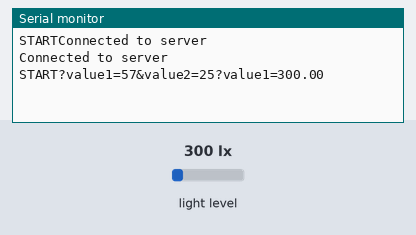
Simulated run of this sketch. Board: Arduino MKR. On the bench: the last lines printed to the serial monitor. The test bench sets the inputs (shaded band); at power-on: light level 300 lx. WiFi joins after 1.5 s; servers stay silent unless stated; web services answer with replies made up by the test bench.

Above: at 2.9 s.
3.0 s: light level set to 466 lx
At 5.9 s:
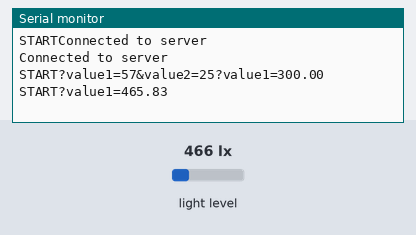
9.2 s: light level set to 522 lx
At 11.9 s:
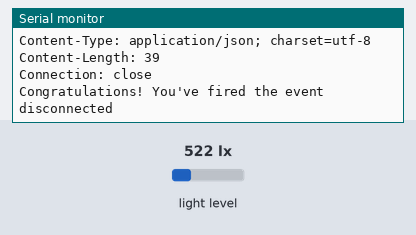

The sketch:

Task_3.2C.ino
```cpp
#include <WiFiNINA.h>

#include <BH1750.h>
#include <Wire.h>


char yourhotspot[] = "Aryan";
char passkey[] = "123456789";

WiFiClient purchaser;
BH1750 photoread;

char   organizer[] = "maker.ifttt.com";
String route  = "/trigger/lightsensor/with/key/giaxwJZI9ala1sWuIBEs4kg0BueWF_NRMOCaOK1PTyw";
String queryString = "?value1=57&value2=25";

void setup() {

  Serial.begin(9600);
  Serial.print("START");
  while (!Serial);


     WiFi.begin(yourhotspot, passkey);
     Wire.begin();
while(true)
  {
  if (purchaser.connect(organizer, 80)) {

    Serial.println("Connected to server");
    break;
  }
  else {// if not connected:
    Serial.println("connection failed");

  }
  delay(500);
}
photoread.begin();
Serial.println("Connected to server");
}
void loop() {
  Serial.print("START");
  float lux = photoread.readLightLevel();

  queryString +="?value1=" ;
  queryString += lux;
  Serial.println(queryString);

  if (lux > 500) {

    // make a HTTP request:
    // send HTTP header
    purchaser.println("GET " + route + queryString + " HTTP/1.1");
    purchaser.println("Host: " + String(organizer));
    purchaser.println("Connection: close");
    purchaser.println();


    while (purchaser.connected()) {
      if (purchaser.available()) {

        char c = purchaser.read();
        Serial.print(c);
      }
    }

    // the server's disconnected, stop the purchaser:
    purchaser.stop();
    Serial.println();
    Serial.println("disconnected");
  }
  queryString = "";
  delay(3000);
}
```

Measured:
- the behaviour switches between 500 and 501 lx on light level (found by bisection; images 1 and 2)
- after the input at 3.0 s, the serial monitor: prints a new line after 1.7 s (image 1)
- after the input at 9.2 s, the serial monitor: prints a new line after 1.5 s (image 2)
